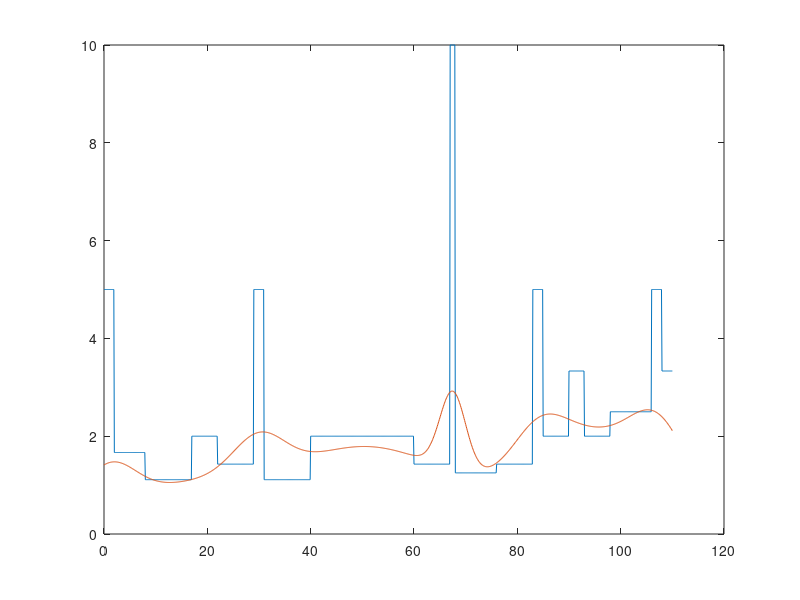

MATLAB code to generate this figure:
% width_test.m - tests the normalization of Gaussian beams
%
% Builds a series of adjacent boxes, each of which has a
% constant "energy" spread over a changing set of "width" values.
% Approximate each box using a Gaussian beam of the same width and
% energy.  Sum the the beams across all values of "x" and see if
% the peak levels approximate those of the boxes.
%
% Gaussian beams can be made smoother by spreading the energy
% over a wider area with the same total energy.  Allow the user
% to select an overlap ratio to tune this smoothing.
%
clear all ; close all ;
fprintf('\n*** Tests Gaussian Beam Normalization ***\n\n') ;

% full width of each box
width = [ 2 6 9 5 7 2 9 5 5 5 5 7 1 8 7 2 5 3 5 4 4 2 3 ] ; 
% width = [ 10 10 10 10 10 10 10 10 10 10 ] ;

overlap = 1.1 ;             % gaussian width / box width 
s = input('overlap as gaussian width / box width (default=1.0): ');
if ( ~ isempty(s) ) overlap = s ; end

energy = 10.0 ;             % total energy in each box
N = length(width) ;         % total number of boxes
boundary = cumsum(width);   % defines the edge of each box

x=0:0.1:(boundary(length(boundary))-1); % values to plot
x0=boundary-(width/2) ;                 % center of each box

% define a series of boxes at these widthhs for comparison

boxcar = ones(1,length(x)) * energy / width(N) ;
for n=(N-1):-1:1
    m = find( x < boundary(n) ) ;
    boxcar(m) = ones(1,length(m)) * energy / width(n) ;
end

% define an equivalent Gaussian beam for each box
% sum the Gaussian beams across boxes

gaussian = zeros(1,length(x)) ;
for n=1:N
    w = overlap * 0.5 * width(n) ;      % beam half width at 1/2 max
    gaussian = gaussian ...
        + energy * exp( -(x-x0(n)).^2 / (2*w*w) ) / (w*sqrt(2*pi)) ;
end

plot( x, boxcar, x, gaussian ) ;
